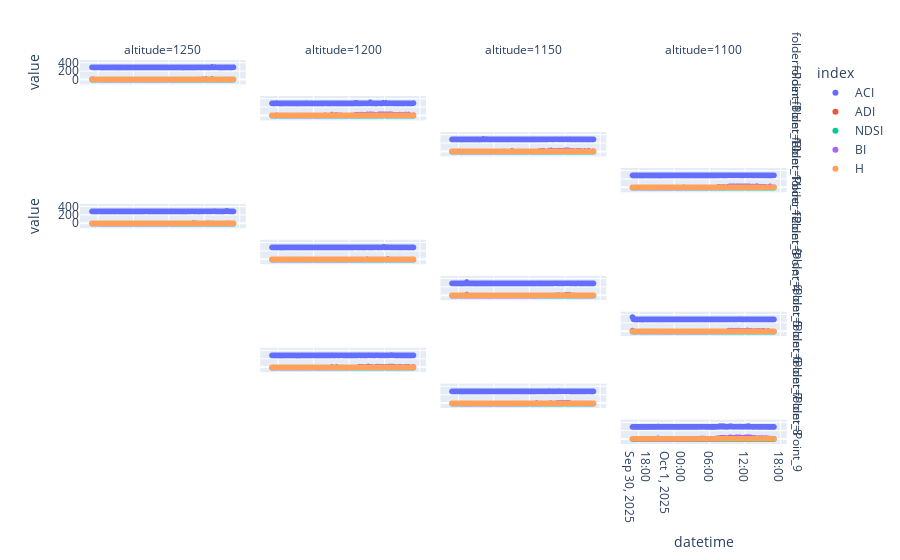

Source (notebook cell):
### Code cell
fig = px.scatter(
    df_long,
    x='datetime',
    y='value',
    color='index',
    log_y=False,
    facet_col='altitude',
    facet_row='folder',
    )
fig.show()

### Figure 1 — Plotly figure (JSON) as saved in the notebook; plotly's stock layout.template omitted (floating-point values rounded to 4 significant figures; data arrays with more than 128 entries replaced by an {"elided": "..."} marker saying what was removed)
{"data": [{"hovertemplate": "index=ACI<br>folder=Point_1<br>altitude=1250<br>datetime=%{x}<br>value=%{y}<extra></extra>", "legendgroup": "ACI", "marker": {"color": "#636efa", "symbol": "circle"}, "mode": "markers", "name": "ACI", "showlegend": true, "type": "scattergl", "x": {"elided": "145 str values"}, "xaxis": "x41", "y": {"elided": "145 float values"}, "yaxis": "y41"}, {"hovertemplate": "index=ACI<br>folder=Point_10<br>altitude=1200<br>datetime=%{x}<br>value=%{y}<extra></extra>", "legendgroup": "ACI", "marker": {"color": "#636efa", "symbol": "circle"}, "mode": "markers", "name": "ACI", "showlegend": false, "type": "scattergl", "x": {"elided": "145 str values"}, "xaxis": "x38", "y": {"elided": "145 float values"}, "yaxis": "y38"}, {"hovertemplate": "index=ACI<br>folder=Point_11<br>altitude=1150<br>datetime=%{x}<br>value=%{y}<extra></extra>", "legendgroup": "ACI", "marker": {"color": "#636efa", "symbol": "circle"}, "mode": "markers", "name": "ACI", "showlegend": false, "type": "scattergl", "x": {"elided": "145 str values"}, "xaxis": "x35", "y": {"elided": "145 float values"}, "yaxis": "y35"}, {"hovertemplate": "index=ACI<br>folder=Point_12<br>altitude=1100<br>datetime=%{x}<br>value=%{y}<extra></extra>", "legendgroup": "ACI", "marker": {"color": "#636efa", "symbol": "circle"}, "mode": "markers", "name": "ACI", "showlegend": false, "type": "scattergl", "x": {"elided": "145 str values"}, "xaxis": "x32", "y": {"elided": "145 float values"}, "yaxis": "y32"}, {"hovertemplate": "index=ACI<br>folder=Point_3<br>altitude=1250<br>datetime=%{x}<br>value=%{y}<extra></extra>", "legendgroup": "ACI", "marker": {"color": "#636efa", "symbol": "circle"}, "mode": "markers", "name": "ACI", "showlegend": false, "type": "scattergl", "x": {"elided": "145 str values"}, "xaxis": "x25", "y": {"elided": "145 float values"}, "yaxis": "y25"}, {"hovertemplate": "index=ACI<br>folder=Point_4<br>altitude=1200<br>datetime=%{x}<br>value=%{y}<extra></extra>", "legendgroup": "ACI", "marker": {"color": "#636efa", "symbol": "circle"}, "mode": "markers", "name": "ACI", "showlegend": false, "type": "scattergl", "x": {"elided": "145 str values"}, "xaxis": "x22", "y": {"elided": "145 float values"}, "yaxis": "y22"}, {"hovertemplate": "index=ACI<br>folder=Point_5<br>altitude=1150<br>datetime=%{x}<br>value=%{y}<extra></extra>", "legendgroup": "ACI", "marker": {"color": "#636efa", "symbol": "circle"}, "mode": "markers", "name": "ACI", "showlegend": false, "type": "scattergl", "x": {"elided": "145 str values"}, "xaxis": "x19", "y": {"elided": "145 float values"}, "yaxis": "y19"}, {"hovertemplate": "index=ACI<br>folder=Point_6<br>altitude=1100<br>datetime=%{x}<br>value=%{y}<extra></extra>", "legendgroup": "ACI", "marker": {"color": "#636efa", "symbol": "circle"}, "mode": "markers", "name": "ACI", "showlegend": false, "type": "scattergl", "x": {"elided": "145 str values"}, "xaxis": "x16", "y": {"elided": "145 float values"}, "yaxis": "y16"}, {"hovertemplate": "index=ACI<br>folder=Point_7<br>altitude=1200<br>datetime=%{x}<br>value=%{y}<extra></extra>", "legendgroup": "ACI", "marker": {"color": "#636efa", "symbol": "circle"}, "mode": "markers", "name": "ACI", "showlegend": false, "type": "scattergl", "x": {"elided": "145 str values"}, "xaxis": "x10", "y": {"elided": "145 float values"}, "yaxis": "y10"}, {"hovertemplate": "index=ACI<br>folder=Point_8<br>altitude=1150<br>datetime=%{x}<br>value=%{y}<extra></extra>", "legendgroup": "ACI", "marker": {"color": "#636efa", "symbol": "circle"}, "mode": "markers", "name": "ACI", "showlegend": false, "type": "scattergl", "x": {"elided": "145 str values"}, "xaxis": "x7", "y": {"elided": "145 float values"}, "yaxis": "y7"}, {"hovertemplate": "index=ACI<br>folder=Point_9<br>altitude=1100<br>datetime=%{x}<br>value=%{y}<extra></extra>", "legendgroup": "ACI", "marker": {"color": "#636efa", "symbol": "circle"}, "mode": "markers", "name": "ACI", "showlegend": false, "type": "scattergl", "x": {"elided": "145 str values"}, "xaxis": "x4", "y": {"elided": "145 float values"}, "yaxis": "y4"}, {"hovertemplate": "index=ADI<br>folder=Point_1<br>altitude=1250<br>datetime=%{x}<br>value=%{y}<extra></extra>", "legendgroup": "ADI", "marker": {"color": "#EF553B", "symbol": "circle"}, "mode": "markers", "name": "ADI", "showlegend": true, "type": "scattergl", "x": {"elided": "145 str values"}, "xaxis": "x41", "y": {"elided": "145 float values"}, "yaxis": "y41"}, {"hovertemplate": "index=ADI<br>folder=Point_10<br>altitude=1200<br>datetime=%{x}<br>value=%{y}<extra></extra>", "legendgroup": "ADI", "marker": {"color": "#EF553B", "symbol": "circle"}, "mode": "markers", "name": "ADI", "showlegend": false, "type": "scattergl", "x": {"elided": "145 str values"}, "xaxis": "x38", "y": {"elided": "145 float values"}, "yaxis": "y38"}, {"hovertemplate": "index=ADI<br>folder=Point_11<br>altitude=1150<br>datetime=%{x}<br>value=%{y}<extra></extra>", "legendgroup": "ADI", "marker": {"color": "#EF553B", "symbol": "circle"}, "mode": "markers", "name": "ADI", "showlegend": false, "type": "scattergl", "x": {"elided": "145 str values"}, "xaxis": "x35", "y": {"elided": "145 float values"}, "yaxis": "y35"}, {"hovertemplate": "index=ADI<br>folder=Point_12<br>altitude=1100<br>datetime=%{x}<br>value=%{y}<extra></extra>", "legendgroup": "ADI", "marker": {"color": "#EF553B", "symbol": "circle"}, "mode": "markers", "name": "ADI", "showlegend": false, "type": "scattergl", "x": {"elided": "145 str values"}, "xaxis": "x32", "y": {"elided": "145 float values"}, "yaxis": "y32"}, {"hovertemplate": "index=ADI<br>folder=Point_3<br>altitude=1250<br>datetime=%{x}<br>value=%{y}<extra></extra>", "legendgroup": "ADI", "marker": {"color": "#EF553B", "symbol": "circle"}, "mode": "markers", "name": "ADI", "showlegend": false, "type": "scattergl", "x": {"elided": "145 str values"}, "xaxis": "x25", "y": {"elided": "145 float values"}, "yaxis": "y25"}, {"hovertemplate": "index=ADI<br>folder=Point_4<br>altitude=1200<br>datetime=%{x}<br>value=%{y}<extra></extra>", "legendgroup": "ADI", "marker": {"color": "#EF553B", "symbol": "circle"}, "mode": "markers", "name": "ADI", "showlegend": false, "type": "scattergl", "x": {"elided": "145 str values"}, "xaxis": "x22", "y": {"elided": "145 float values"}, "yaxis": "y22"}, {"hovertemplate": "index=ADI<br>folder=Point_5<br>altitude=1150<br>datetime=%{x}<br>value=%{y}<extra></extra>", "legendgroup": "ADI", "marker": {"color": "#EF553B", "symbol": "circle"}, "mode": "markers", "name": "ADI", "showlegend": false, "type": "scattergl", "x": {"elided": "145 str values"}, "xaxis": "x19", "y": {"elided": "145 float values"}, "yaxis": "y19"}, {"hovertemplate": "index=ADI<br>folder=Point_6<br>altitude=1100<br>datetime=%{x}<br>value=%{y}<extra></extra>", "legendgroup": "ADI", "marker": {"color": "#EF553B", "symbol": "circle"}, "mode": "markers", "name": "ADI", "showlegend": false, "type": "scattergl", "x": {"elided": "145 str values"}, "xaxis": "x16", "y": {"elided": "145 float values"}, "yaxis": "y16"}, {"hovertemplate": "index=ADI<br>folder=Point_7<br>altitude=1200<br>datetime=%{x}<br>value=%{y}<extra></extra>", "legendgroup": "ADI", "marker": {"color": "#EF553B", "symbol": "circle"}, "mode": "markers", "name": "ADI", "showlegend": false, "type": "scattergl", "x": {"elided": "145 str values"}, "xaxis": "x10", "y": {"elided": "145 float values"}, "yaxis": "y10"}, {"hovertemplate": "index=ADI<br>folder=Point_8<br>altitude=1150<br>datetime=%{x}<br>value=%{y}<extra></extra>", "legendgroup": "ADI", "marker": {"color": "#EF553B", "symbol": "circle"}, "mode": "markers", "name": "ADI", "showlegend": false, "type": "scattergl", "x": {"elided": "145 str values"}, "xaxis": "x7", "y": {"elided": "145 float values"}, "yaxis": "y7"}, {"hovertemplate": "index=ADI<br>folder=Point_9<br>altitude=1100<br>datetime=%{x}<br>value=%{y}<extra></extra>", "legendgroup": "ADI", "marker": {"color": "#EF553B", "symbol": "circle"}, "mode": "markers", "name": "ADI", "showlegend": false, "type": "scattergl", "x": {"elided": "145 str values"}, "xaxis": "x4", "y": {"elided": "145 float values"}, "yaxis": "y4"}, {"hovertemplate": "index=NDSI<br>folder=Point_1<br>altitude=1250<br>datetime=%{x}<br>value=%{y}<extra></extra>", "legendgroup": "NDSI", "marker": {"color": "#00cc96", "symbol": "circle"}, "mode": "markers", "name": "NDSI", "showlegend": true, "type": "scattergl", "x": {"elided": "145 str values"}, "xaxis": "x41", "y": {"elided": "145 float values"}, "yaxis": "y41"}, {"hovertemplate": "index=NDSI<br>folder=Point_10<br>altitude=1200<br>datetime=%{x}<br>value=%{y}<extra></extra>", "legendgroup": "NDSI", "marker": {"color": "#00cc96", "symbol": "circle"}, "mode": "markers", "name": "NDSI", "showlegend": false, "type": "scattergl", "x": {"elided": "145 str values"}, "xaxis": "x38", "y": {"elided": "145 float values"}, "yaxis": "y38"}, {"hovertemplate": "index=NDSI<br>folder=Point_11<br>altitude=1150<br>datetime=%{x}<br>value=%{y}<extra></extra>", "legendgroup": "NDSI", "marker": {"color": "#00cc96", "symbol": "circle"}, "mode": "markers", "name": "NDSI", "showlegend": false, "type": "scattergl", "x": {"elided": "145 str values"}, "xaxis": "x35", "y": {"elided": "145 float values"}, "yaxis": "y35"}, {"hovertemplate": "index=NDSI<br>folder=Point_12<br>altitude=1100<br>datetime=%{x}<br>value=%{y}<extra></extra>", "legendgroup": "NDSI", "marker": {"color": "#00cc96", "symbol": "circle"}, "mode": "markers", "name": "NDSI", "showlegend": false, "type": "scattergl", "x": {"elided": "145 str values"}, "xaxis": "x32", "y": {"elided": "145 float values"}, "yaxis": "y32"}, {"hovertemplate": "index=NDSI<br>folder=Point_3<br>altitude=1250<br>datetime=%{x}<br>value=%{y}<extra></extra>", "legendgroup": "NDSI", "marker": {"color": "#00cc96", "symbol": "circle"}, "mode": "markers", "name": "NDSI", "showlegend": false, "type": "scattergl", "x": {"elided": "145 str values"}, "xaxis": "x25", "y": {"elided": "145 float values"}, "yaxis": "y25"}, {"hovertemplate": "index=NDSI<br>folder=Point_4<br>altitude=1200<br>datetime=%{x}<br>value=%{y}<extra></extra>", "legendgroup": "NDSI", "marker": {"color": "#00cc96", "symbol": "circle"}, "mode": "markers", "name": "NDSI", "showlegend": false, "type": "scattergl", "x": {"elided": "145 str values"}, "xaxis": "x22", "y": {"elided": "145 float values"}, "yaxis": "y22"}, {"hovertemplate": "index=NDSI<br>folder=Point_5<br>altitude=1150<br>datetime=%{x}<br>value=%{y}<extra></extra>", "legendgroup": "NDSI", "marker": {"color": "#00cc96", "symbol": "circle"}, "mode": "markers", "name": "NDSI", "showlegend": false, "type": "scattergl", "x": {"elided": "145 str values"}, "xaxis": "x19", "y": {"elided": "145 float values"}, "yaxis": "y19"}, {"hovertemplate": "index=NDSI<br>folder=Point_6<br>altitude=1100<br>datetime=%{x}<br>value=%{y}<extra></extra>", "legendgroup": "NDSI", "marker": {"color": "#00cc96", "symbol": "circle"}, "mode": "markers", "name": "NDSI", "showlegend": false, "type": "scattergl", "x": {"elided": "145 str values"}, "xaxis": "x16", "y": {"elided": "145 float values"}, "yaxis": "y16"}, {"hovertemplate": "index=NDSI<br>folder=Point_7<br>altitude=1200<br>datetime=%{x}<br>value=%{y}<extra></extra>", "legendgroup": "NDSI", "marker": {"color": "#00cc96", "symbol": "circle"}, "mode": "markers", "name": "NDSI", "showlegend": false, "type": "scattergl", "x": {"elided": "145 str values"}, "xaxis": "x10", "y": {"elided": "145 float values"}, "yaxis": "y10"}, {"hovertemplate": "index=NDSI<br>folder=Point_8<br>altitude=1150<br>datetime=%{x}<br>value=%{y}<extra></extra>", "legendgroup": "NDSI", "marker": {"color": "#00cc96", "symbol": "circle"}, "mode": "markers", "name": "NDSI", "showlegend": false, "type": "scattergl", "x": {"elided": "145 str values"}, "xaxis": "x7", "y": {"elided": "145 float values"}, "yaxis": "y7"}, {"hovertemplate": "index=NDSI<br>folder=Point_9<br>altitude=1100<br>datetime=%{x}<br>value=%{y}<extra></extra>", "legendgroup": "NDSI", "marker": {"color": "#00cc96", "symbol": "circle"}, "mode": "markers", "name": "NDSI", "showlegend": false, "type": "scattergl", "x": {"elided": "145 str values"}, "xaxis": "x4", "y": {"elided": "145 float values"}, "yaxis": "y4"}, {"hovertemplate": "index=BI<br>folder=Point_1<br>altitude=1250<br>datetime=%{x}<br>value=%{y}<extra></extra>", "legendgroup": "BI", "marker": {"color": "#ab63fa", "symbol": "circle"}, "mode": "markers", "name": "BI", "showlegend": true, "type": "scattergl", "x": {"elided": "145 str values"}, "xaxis": "x41", "y": {"elided": "145 float values"}, "yaxis": "y41"}, {"hovertemplate": "index=BI<br>folder=Point_10<br>altitude=1200<br>datetime=%{x}<br>value=%{y}<extra></extra>", "legendgroup": "BI", "marker": {"color": "#ab63fa", "symbol": "circle"}, "mode": "markers", "name": "BI", "showlegend": false, "type": "scattergl", "x": {"elided": "145 str values"}, "xaxis": "x38", "y": {"elided": "145 float values"}, "yaxis": "y38"}, {"hovertemplate": "index=BI<br>folder=Point_11<br>altitude=1150<br>datetime=%{x}<br>value=%{y}<extra></extra>", "legendgroup": "BI", "marker": {"color": "#ab63fa", "symbol": "circle"}, "mode": "markers", "name": "BI", "showlegend": false, "type": "scattergl", "x": {"elided": "145 str values"}, "xaxis": "x35", "y": {"elided": "145 float values"}, "yaxis": "y35"}, {"hovertemplate": "index=BI<br>folder=Point_12<br>altitude=1100<br>datetime=%{x}<br>value=%{y}<extra></extra>", "legendgroup": "BI", "marker": {"color": "#ab63fa", "symbol": "circle"}, "mode": "markers", "name": "BI", "showlegend": false, "type": "scattergl", "x": {"elided": "145 str values"}, "xaxis": "x32", "y": {"elided": "145 float values"}, "yaxis": "y32"}, {"hovertemplate": "index=BI<br>folder=Point_3<br>altitude=1250<br>datetime=%{x}<br>value=%{y}<extra></extra>", "legendgroup": "BI", "marker": {"color": "#ab63fa", "symbol": "circle"}, "mode": "markers", "name": "BI", "showlegend": false, "type": "scattergl", "x": {"elided": "145 str values"}, "xaxis": "x25", "y": {"elided": "145 float values"}, "yaxis": "y25"}, {"hovertemplate": "index=BI<br>folder=Point_4<br>altitude=1200<br>datetime=%{x}<br>value=%{y}<extra></extra>", "legendgroup": "BI", "marker": {"color": "#ab63fa", "symbol": "circle"}, "mode": "markers", "name": "BI", "showlegend": false, "type": "scattergl", "x": {"elided": "145 str values"}, "xaxis": "x22", "y": {"elided": "145 float values"}, "yaxis": "y22"}, {"hovertemplate": "index=BI<br>folder=Point_5<br>altitude=1150<br>datetime=%{x}<br>value=%{y}<extra></extra>", "legendgroup": "BI", "marker": {"color": "#ab63fa", "symbol": "circle"}, "mode": "markers", "name": "BI", "showlegend": false, "type": "scattergl", "x": {"elided": "145 str values"}, "xaxis": "x19", "y": {"elided": "145 float values"}, "yaxis": "y19"}, {"hovertemplate": "index=BI<br>folder=Point_6<br>altitude=1100<br>datetime=%{x}<br>value=%{y}<extra></extra>", "legendgroup": "BI", "marker": {"color": "#ab63fa", "symbol": "circle"}, "mode": "markers", "name": "BI", "showlegend": false, "type": "scattergl", "x": {"elided": "145 str values"}, "xaxis": "x16", "y": {"elided": "145 float values"}, "yaxis": "y16"}, {"hovertemplate": "index=BI<br>folder=Point_7<br>altitude=1200<br>datetime=%{x}<br>value=%{y}<extra></extra>", "legendgroup": "BI", "marker": {"color": "#ab63fa", "symbol": "circle"}, "mode": "markers", "name": "BI", "showlegend": false, "type": "scattergl", "x": {"elided": "145 str values"}, "xaxis": "x10", "y": {"elided": "145 float values"}, "yaxis": "y10"}, {"hovertemplate": "index=BI<br>folder=Point_8<br>altitude=1150<br>datetime=%{x}<br>value=%{y}<extra></extra>", "legendgroup": "BI", "marker": {"color": "#ab63fa", "symbol": "circle"}, "mode": "markers", "name": "BI", "showlegend": false, "type": "scattergl", "x": {"elided": "145 str values"}, "xaxis": "x7", "y": {"elided": "145 float values"}, "yaxis": "y7"}, {"hovertemplate": "index=BI<br>folder=Point_9<br>altitude=1100<br>datetime=%{x}<br>value=%{y}<extra></extra>", "legendgroup": "BI", "marker": {"color": "#ab63fa", "symbol": "circle"}, "mode": "markers", "name": "BI", "showlegend": false, "type": "scattergl", "x": {"elided": "145 str values"}, "xaxis": "x4", "y": {"elided": "145 float values"}, "yaxis": "y4"}, {"hovertemplate": "index=H<br>folder=Point_1<br>altitude=1250<br>datetime=%{x}<br>value=%{y}<extra></extra>", "legendgroup": "H", "marker": {"color": "#FFA15A", "symbol": "circle"}, "mode": "markers", "name": "H", "showlegend": true, "type": "scattergl", "x": {"elided": "145 str values"}, "xaxis": "x41", "y": {"elided": "145 float values"}, "yaxis": "y41"}, {"hovertemplate": "index=H<br>folder=Point_10<br>altitude=1200<br>datetime=%{x}<br>value=%{y}<extra></extra>", "legendgroup": "H", "marker": {"color": "#FFA15A", "symbol": "circle"}, "mode": "markers", "name": "H", "showlegend": false, "type": "scattergl", "x": {"elided": "145 str values"}, "xaxis": "x38", "y": {"elided": "145 float values"}, "yaxis": "y38"}, {"hovertemplate": "index=H<br>folder=Point_11<br>altitude=1150<br>datetime=%{x}<br>value=%{y}<extra></extra>", "legendgroup": "H", "marker": {"color": "#FFA15A", "symbol": "circle"}, "mode": "markers", "name": "H", "showlegend": false, "type": "scattergl", "x": {"elided": "145 str values"}, "xaxis": "x35", "y": {"elided": "145 float values"}, "yaxis": "y35"}, {"hovertemplate": "index=H<br>folder=Point_12<br>altitude=1100<br>datetime=%{x}<br>value=%{y}<extra></extra>", "legendgroup": "H", "marker": {"color": "#FFA15A", "symbol": "circle"}, "mode": "markers", "name": "H", "showlegend": false, "type": "scattergl", "x": {"elided": "145 str values"}, "xaxis": "x32", "y": {"elided": "145 float values"}, "yaxis": "y32"}, {"hovertemplate": "index=H<br>folder=Point_3<br>altitude=1250<br>datetime=%{x}<br>value=%{y}<extra></extra>", "legendgroup": "H", "marker": {"color": "#FFA15A", "symbol": "circle"}, "mode": "markers", "name": "H", "showlegend": false, "type": "scattergl", "x": {"elided": "145 str values"}, "xaxis": "x25", "y": {"elided": "145 float values"}, "yaxis": "y25"}, {"hovertemplate": "index=H<br>folder=Point_4<br>altitude=1200<br>datetime=%{x}<br>value=%{y}<extra></extra>", "legendgroup": "H", "marker": {"color": "#FFA15A", "symbol": "circle"}, "mode": "markers", "name": "H", "showlegend": false, "type": "scattergl", "x": {"elided": "145 str values"}, "xaxis": "x22", "y": {"elided": "145 float values"}, "yaxis": "y22"}, {"hovertemplate": "index=H<br>folder=Point_5<br>altitude=1150<br>datetime=%{x}<br>value=%{y}<extra></extra>", "legendgroup": "H", "marker": {"color": "#FFA15A", "symbol": "circle"}, "mode": "markers", "name": "H", "showlegend": false, "type": "scattergl", "x": {"elided": "145 str values"}, "xaxis": "x19", "y": {"elided": "145 float values"}, "yaxis": "y19"}, {"hovertemplate": "index=H<br>folder=Point_6<br>altitude=1100<br>datetime=%{x}<br>value=%{y}<extra></extra>", "legendgroup": "H", "marker": {"color": "#FFA15A", "symbol": "circle"}, "mode": "markers", "name": "H", "showlegend": false, "type": "scattergl", "x": {"elided": "145 str values"}, "xaxis": "x16", "y": {"elided": "145 float values"}, "yaxis": "y16"}, {"hovertemplate": "index=H<br>folder=Point_7<br>altitude=1200<br>datetime=%{x}<br>value=%{y}<extra></extra>", "legendgroup": "H", "marker": {"color": "#FFA15A", "symbol": "circle"}, "mode": "markers", "name": "H", "showlegend": false, "type": "scattergl", "x": {"elided": "145 str values"}, "xaxis": "x10", "y": {"elided": "145 float values"}, "yaxis": "y10"}, {"hovertemplate": "index=H<br>folder=Point_8<br>altitude=1150<br>datetime=%{x}<br>value=%{y}<extra></extra>", "legendgroup": "H", "marker": {"color": "#FFA15A", "symbol": "circle"}, "mode": "markers", "name": "H", "showlegend": false, "type": "scattergl", "x": {"elided": "145 str values"}, "xaxis": "x7", "y": {"elided": "145 float values"}, "yaxis": "y7"}, {"hovertemplate": "index=H<br>folder=Point_9<br>altitude=1100<br>datetime=%{x}<br>value=%{y}<extra></extra>", "legendgroup": "H", "marker": {"color": "#FFA15A", "symbol": "circle"}, "mode": "markers", "name": "H", "showlegend": false, "type": "scattergl", "x": {"elided": "145 str values"}, "xaxis": "x4", "y": {"elided": "145 float values"}, "yaxis": "y4"}], "layout": {"annotations": [{"font": {}, "showarrow": false, "text": "altitude=1250", "x": 0.115, "xanchor": "center", "xref": "paper", "y": 1.0, "yanchor": "bottom", "yref": "paper"}, {"font": {}, "showarrow": false, "text": "altitude=1200", "x": 0.365, "xanchor": "center", "xref": "paper", "y": 1.0, "yanchor": "bottom", "yref": "paper"}, {"font": {}, "showarrow": false, "text": "altitude=1150", "x": 0.615, "xanchor": "center", "xref": "paper", "y": 1.0, "yanchor": "bottom", "yref": "paper"}, {"font": {}, "showarrow": false, "text": "altitude=1100", "x": 0.865, "xanchor": "center", "xref": "paper", "y": 1.0, "yanchor": "bottom", "yref": "paper"}, {"font": {}, "showarrow": false, "text": "folder=Point_9", "textangle": 90, "x": 0.98, "xanchor": "left", "xref": "paper", "y": 0.03182, "yanchor": "middle", "yref": "paper"}, {"font": {}, "showarrow": false, "text": "folder=Point_8", "textangle": 90, "x": 0.98, "xanchor": "left", "xref": "paper", "y": 0.1255, "yanchor": "middle", "yref": "paper"}, {"font": {}, "showarrow": false, "text": "folder=Point_7", "textangle": 90, "x": 0.98, "xanchor": "left", "xref": "paper", "y": 0.2191, "yanchor": "middle", "yref": "paper"}, {"font": {}, "showarrow": false, "text": "folder=Point_6", "textangle": 90, "x": 0.98, "xanchor": "left", "xref": "paper", "y": 0.3127, "yanchor": "middle", "yref": "paper"}, {"font": {}, "showarrow": false, "text": "folder=Point_5", "textangle": 90, "x": 0.98, "xanchor": "left", "xref": "paper", "y": 0.4064, "yanchor": "middle", "yref": "paper"}, {"font": {}, "showarrow": false, "text": "folder=Point_4", "textangle": 90, "x": 0.98, "xanchor": "left", "xref": "paper", "y": 0.5, "yanchor": "middle", "yref": "paper"}, {"font": {}, "showarrow": false, "text": "folder=Point_3", "textangle": 90, "x": 0.98, "xanchor": "left", "xref": "paper", "y": 0.5936, "yanchor": "middle", "yref": "paper"}, {"font": {}, "showarrow": false, "text": "folder=Point_12", "textangle": 90, "x": 0.98, "xanchor": "left", "xref": "paper", "y": 0.6873, "yanchor": "middle", "yref": "paper"}, {"font": {}, "showarrow": false, "text": "folder=Point_11", "textangle": 90, "x": 0.98, "xanchor": "left", "xref": "paper", "y": 0.7809, "yanchor": "middle", "yref": "paper"}, {"font": {}, "showarrow": false, "text": "folder=Point_10", "textangle": 90, "x": 0.98, "xanchor": "left", "xref": "paper", "y": 0.8745, "yanchor": "middle", "yref": "paper"}, {"font": {}, "showarrow": false, "text": "folder=Point_1", "textangle": 90, "x": 0.98, "xanchor": "left", "xref": "paper", "y": 0.9682, "yanchor": "middle", "yref": "paper"}], "legend": {"title": {"text": "index"}, "tracegroupgap": 0}, "margin": {"t": 60}, "xaxis": {"anchor": "y", "domain": [0, 0.23], "title": {"text": "datetime"}}, "xaxis10": {"anchor": "y10", "domain": [0.25, 0.48], "matches": "x", "showticklabels": false}, "xaxis11": {"anchor": "y11", "domain": [0.5, 0.73], "matches": "x", "showticklabels": false}, "xaxis12": {"anchor": "y12", "domain": [0.75, 0.98], "matches": "x", "showticklabels": false}, "xaxis13": {"anchor": "y13", "domain": [0, 0.23], "matches": "x", "showticklabels": false}, "xaxis14": {"anchor": "y14", "domain": [0.25, 0.48], "matches": "x", "showticklabels": false}, "xaxis15": {"anchor": "y15", "domain": [0.5, 0.73], "matches": "x", "showticklabels": false}, "xaxis16": {"anchor": "y16", "domain": [0.75, 0.98], "matches": "x", "showticklabels": false}, "xaxis17": {"anchor": "y17", "domain": [0, 0.23], "matches": "x", "showticklabels": false}, "xaxis18": {"anchor": "y18", "domain": [0.25, 0.48], "matches": "x", "showticklabels": false}, "xaxis19": {"anchor": "y19", "domain": [0.5, 0.73], "matches": "x", "showticklabels": false}, "xaxis2": {"anchor": "y2", "domain": [0.25, 0.48], "matches": "x", "title": {"text": "datetime"}}, "xaxis20": {"anchor": "y20", "domain": [0.75, 0.98], "matches": "x", "showticklabels": false}, "xaxis21": {"anchor": "y21", "domain": [0, 0.23], "matches": "x", "showticklabels": false}, "xaxis22": {"anchor": "y22", "domain": [0.25, 0.48], "matches": "x", "showticklabels": false}, "xaxis23": {"anchor": "y23", "domain": [0.5, 0.73], "matches": "x", "showticklabels": false}, "xaxis24": {"anchor": "y24", "domain": [0.75, 0.98], "matches": "x", "showticklabels": false}, "xaxis25": {"anchor": "y25", "domain": [0, 0.23], "matches": "x", "showticklabels": false}, "xaxis26": {"anchor": "y26", "domain": [0.25, 0.48], "matches": "x", "showticklabels": false}, "xaxis27": {"anchor": "y27", "domain": [0.5, 0.73], "matches": "x", "showticklabels": false}, "xaxis28": {"anchor": "y28", "domain": [0.75, 0.98], "matches": "x", "showticklabels": false}, "xaxis29": {"anchor": "y29", "domain": [0, 0.23], "matches": "x", "showticklabels": false}, "xaxis3": {"anchor": "y3", "domain": [0.5, 0.73], "matches": "x", "title": {"text": "datetime"}}, "xaxis30": {"anchor": "y30", "domain": [0.25, 0.48], "matches": "x", "showticklabels": false}, "xaxis31": {"anchor": "y31", "domain": [0.5, 0.73], "matches": "x", "showticklabels": false}, "xaxis32": {"anchor": "y32", "domain": [0.75, 0.98], "matches": "x", "showticklabels": false}, "xaxis33": {"anchor": "y33", "domain": [0, 0.23], "matches": "x", "showticklabels": false}, "xaxis34": {"anchor": "y34", "domain": [0.25, 0.48], "matches": "x", "showticklabels": false}, "xaxis35": {"anchor": "y35", "domain": [0.5, 0.73], "matches": "x", "showticklabels": false}, "xaxis36": {"anchor": "y36", "domain": [0.75, 0.98], "matches": "x", "showticklabels": false}, "xaxis37": {"anchor": "y37", "domain": [0, 0.23], "matches": "x", "showticklabels": false}, "xaxis38": {"anchor": "y38", "domain": [0.25, 0.48], "matches": "x", "showticklabels": false}, "xaxis39": {"anchor": "y39", "domain": [0.5, 0.73], "matches": "x", "showticklabels": false}, "xaxis4": {"anchor": "y4", "domain": [0.75, 0.98], "matches": "x", "title": {"text": "datetime"}}, "xaxis40": {"anchor": "y40", "domain": [0.75, 0.98], "matches": "x", "showticklabels": false}, "xaxis41": {"anchor": "y41", "domain": [0, 0.23], "matches": "x", "showticklabels": false}, "xaxis42": {"anchor": "y42", "domain": [0.25, 0.48], "matches": "x", "showticklabels": false}, "xaxis43": {"anchor": "y43", "domain": [0.5, 0.73], "matches": "x", "showticklabels": false}, "xaxis44": {"anchor": "y44", "domain": [0.75, 0.98], "matches": "x", "showticklabels": false}, "xaxis5": {"anchor": "y5", "domain": [0, 0.23], "matches": "x", "showticklabels": false}, "xaxis6": {"anchor": "y6", "domain": [0.25, 0.48], "matches": "x", "showticklabels": false}, "xaxis7": {"anchor": "y7", "domain": [0.5, 0.73], "matches": "x", "showticklabels": false}, "xaxis8": {"anchor": "y8", "domain": [0.75, 0.98], "matches": "x", "showticklabels": false}, "xaxis9": {"anchor": "y9", "domain": [0, 0.23], "matches": "x", "showticklabels": false}, "yaxis": {"anchor": "x", "domain": [0, 0.06364], "title": {"text": "value"}}, "yaxis10": {"anchor": "x10", "domain": [0.1873, 0.2509], "matches": "y", "showticklabels": false}, "yaxis11": {"anchor": "x11", "domain": [0.1873, 0.2509], "matches": "y", "showticklabels": false}, "yaxis12": {"anchor": "x12", "domain": [0.1873, 0.2509], "matches": "y", "showticklabels": false}, "yaxis13": {"anchor": "x13", "domain": [0.2809, 0.3445], "matches": "y", "title": {"text": "value"}}, "yaxis14": {"anchor": "x14", "domain": [0.2809, 0.3445], "matches": "y", "showticklabels": false}, "yaxis15": {"anchor": "x15", "domain": [0.2809, 0.3445], "matches": "y", "showticklabels": false}, "yaxis16": {"anchor": "x16", "domain": [0.2809, 0.3445], "matches": "y", "showticklabels": false}, "yaxis17": {"anchor": "x17", "domain": [0.3745, 0.4382], "matches": "y", "title": {"text": "value"}}, "yaxis18": {"anchor": "x18", "domain": [0.3745, 0.4382], "matches": "y", "showticklabels": false}, "yaxis19": {"anchor": "x19", "domain": [0.3745, 0.4382], "matches": "y", "showticklabels": false}, "yaxis2": {"anchor": "x2", "domain": [0, 0.06364], "matches": "y", "showticklabels": false}, "yaxis20": {"anchor": "x20", "domain": [0.3745, 0.4382], "matches": "y", "showticklabels": false}, "yaxis21": {"anchor": "x21", "domain": [0.4682, 0.5318], "matches": "y", "title": {"text": "value"}}, "yaxis22": {"anchor": "x22", "domain": [0.4682, 0.5318], "matches": "y", "showticklabels": false}, "yaxis23": {"anchor": "x23", "domain": [0.4682, 0.5318], "matches": "y", "showticklabels": false}, "yaxis24": {"anchor": "x24", "domain": [0.4682, 0.5318], "matches": "y", "showticklabels": false}, "yaxis25": {"anchor": "x25", "domain": [0.5618, 0.6255], "matches": "y", "title": {"text": "value"}}, "yaxis26": {"anchor": "x26", "domain": [0.5618, 0.6255], "matches": "y", "showticklabels": false}, "yaxis27": {"anchor": "x27", "domain": [0.5618, 0.6255], "matches": "y", "showticklabels": false}, "yaxis28": {"anchor": "x28", "domain": [0.5618, 0.6255], "matches": "y", "showticklabels": false}, "yaxis29": {"anchor": "x29", "domain": [0.6555, 0.7191], "matches": "y", "title": {"text": "value"}}, "yaxis3": {"anchor": "x3", "domain": [0, 0.06364], "matches": "y", "showticklabels": false}, "yaxis30": {"anchor": "x30", "domain": [0.6555, 0.7191], "matches": "y", "showticklabels": false}, "yaxis31": {"anchor": "x31", "domain": [0.6555, 0.7191], "matches": "y", "showticklabels": false}, "yaxis32": {"anchor": "x32", "domain": [0.6555, 0.7191], "matches": "y", "showticklabels": false}, "yaxis33": {"anchor": "x33", "domain": [0.7491, 0.8127], "matches": "y", "title": {"text": "value"}}, "yaxis34": {"anchor": "x34", "domain": [0.7491, 0.8127], "matches": "y", "showticklabels": false}, "yaxis35": {"anchor": "x35", "domain": [0.7491, 0.8127], "matches": "y", "showticklabels": false}, "yaxis36": {"anchor": "x36", "domain": [0.7491, 0.8127], "matches": "y", "showticklabels": false}, "yaxis37": {"anchor": "x37", "domain": [0.8427, 0.9064], "matches": "y", "title": {"text": "value"}}, "yaxis38": {"anchor": "x38", "domain": [0.8427, 0.9064], "matches": "y", "showticklabels": false}, "yaxis39": {"anchor": "x39", "domain": [0.8427, 0.9064], "matches": "y", "showticklabels": false}, "yaxis4": {"anchor": "x4", "domain": [0, 0.06364], "matches": "y", "showticklabels": false}, "yaxis40": {"anchor": "x40", "domain": [0.8427, 0.9064], "matches": "y", "showticklabels": false}, "yaxis41": {"anchor": "x41", "domain": [0.9364, 1.0], "matches": "y", "title": {"text": "value"}}, "yaxis42": {"anchor": "x42", "domain": [0.9364, 1.0], "matches": "y", "showticklabels": false}, "yaxis43": {"anchor": "x43", "domain": [0.9364, 1.0], "matches": "y", "showticklabels": false}, "yaxis44": {"anchor": "x44", "domain": [0.9364, 1.0], "matches": "y", "showticklabels": false}, "yaxis5": {"anchor": "x5", "domain": [0.09364, 0.1573], "matches": "y", "title": {"text": "value"}}, "yaxis6": {"anchor": "x6", "domain": [0.09364, 0.1573], "matches": "y", "showticklabels": false}, "yaxis7": {"anchor": "x7", "domain": [0.09364, 0.1573], "matches": "y", "showticklabels": false}, "yaxis8": {"anchor": "x8", "domain": [0.09364, 0.1573], "matches": "y", "showticklabels": false}, "yaxis9": {"anchor": "x9", "domain": [0.1873, 0.2509], "matches": "y", "title": {"text": "value"}}}}
